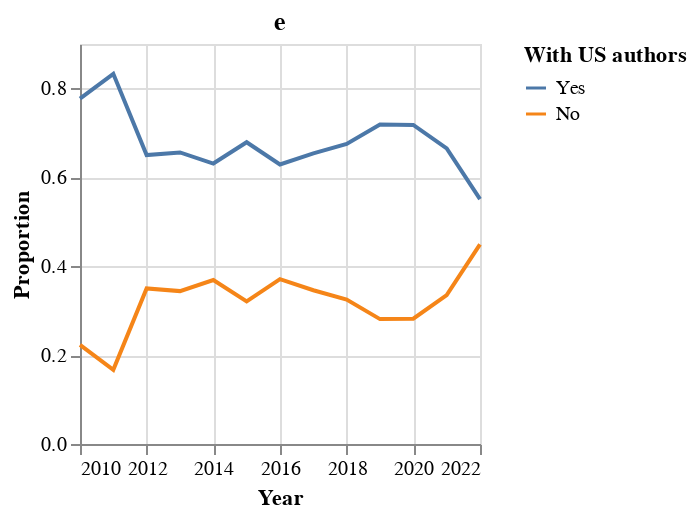

Write notebook code for a chart like this one.
### Code cell
with_us_ts_chart = alt.Chart(transform_year(with_us_prop_ts)).mark_line().encode(
    x = alt.X(
        'year',
        title = 'Year',
    ),
    y = alt.Y(
        'prop',
        title = 'Proportion'
    ),
    color = alt.Color(
        'with_us_authors',
        title = 'With US authors',
        scale = alt.Scale(
            domain = ['Yes', 'No'],
        )
    )
).properties(
    title = 'e',
    height=200,
    width=200
)

with_us_ts_chart

### Figure 1 — Vega-Lite specification as saved in the notebook (floating-point values rounded to 4 significant figures)
{"config": {"view": {"continuousWidth": 400, "continuousHeight": 300}}, "data": {"name": "data-bf2476bf38dbf7205d9daffbdef1ccdb"}, "mark": "line", "encoding": {"color": {"field": "with_us_authors", "scale": {"domain": ["Yes", "No"]}, "title": "With US authors", "type": "nominal"}, "x": {"field": "year", "title": "Year", "type": "temporal"}, "y": {"field": "prop", "title": "Proportion", "type": "quantitative"}}, "height": 200, "title": "e", "width": 200, "$schema": "https://vega.github.io/schema/vega-lite/v4.17.0.json", "datasets": {"data-bf2476bf38dbf7205d9daffbdef1ccdb": [{"year": "2010-01-01T00:00:00", "with_us_authors": "No", "freq": 31, "year total": 139, "prop": 0.223}, {"year": "2010-01-01T00:00:00", "with_us_authors": "Yes", "freq": 108, "year total": 139, "prop": 0.777}, {"year": "2011-01-01T00:00:00", "with_us_authors": "No", "freq": 23, "year total": 138, "prop": 0.167}, {"year": "2011-01-01T00:00:00", "with_us_authors": "Yes", "freq": 115, "year total": 138, "prop": 0.833}, {"year": "2012-01-01T00:00:00", "with_us_authors": "No", "freq": 57, "year total": 163, "prop": 0.35}, {"year": "2012-01-01T00:00:00", "with_us_authors": "Yes", "freq": 106, "year total": 163, "prop": 0.65}, {"year": "2013-01-01T00:00:00", "with_us_authors": "No", "freq": 53, "year total": 154, "prop": 0.344}, {"year": "2013-01-01T00:00:00", "with_us_authors": "Yes", "freq": 101, "year total": 154, "prop": 0.656}, {"year": "2014-01-01T00:00:00", "with_us_authors": "No", "freq": 69, "year total": 187, "prop": 0.369}, {"year": "2014-01-01T00:00:00", "with_us_authors": "Yes", "freq": 118, "year total": 187, "prop": 0.631}, {"year": "2015-01-01T00:00:00", "with_us_authors": "No", "freq": 53, "year total": 165, "prop": 0.321}, {"year": "2015-01-01T00:00:00", "with_us_authors": "Yes", "freq": 112, "year total": 165, "prop": 0.679}, {"year": "2016-01-01T00:00:00", "with_us_authors": "No", "freq": 59, "year total": 159, "prop": 0.371}, {"year": "2016-01-01T00:00:00", "with_us_authors": "Yes", "freq": 100, "year total": 159, "prop": 0.629}, {"year": "2017-01-01T00:00:00", "with_us_authors": "No", "freq": 53, "year total": 153, "prop": 0.346}, {"year": "2017-01-01T00:00:00", "with_us_authors": "Yes", "freq": 100, "year total": 153, "prop": 0.654}, {"year": "2018-01-01T00:00:00", "with_us_authors": "No", "freq": 51, "year total": 157, "prop": 0.325}, {"year": "2018-01-01T00:00:00", "with_us_authors": "Yes", "freq": 106, "year total": 157, "prop": 0.675}, {"year": "2019-01-01T00:00:00", "with_us_authors": "No", "freq": 34, "year total": 121, "prop": 0.281}, {"year": "2019-01-01T00:00:00", "with_us_authors": "Yes", "freq": 87, "year total": 121, "prop": 0.719}, {"year": "2020-01-01T00:00:00", "with_us_authors": "No", "freq": 37, "year total": 131, "prop": 0.282}, {"year": "2020-01-01T00:00:00", "with_us_authors": "Yes", "freq": 94, "year total": 131, "prop": 0.718}, {"year": "2021-01-01T00:00:00", "with_us_authors": "No", "freq": 56, "year total": 167, "prop": 0.335}, {"year": "2021-01-01T00:00:00", "with_us_authors": "Yes", "freq": 111, "year total": 167, "prop": 0.665}, {"year": "2022-01-01T00:00:00", "with_us_authors": "No", "freq": 35, "year total": 78, "prop": 0.449}, {"year": "2022-01-01T00:00:00", "with_us_authors": "Yes", "freq": 43, "year total": 78, "prop": 0.551}]}}
